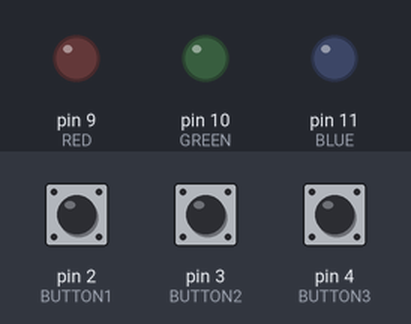
Bench run of a sketch on a simulated Arduino Uno, built with avr-gcc and run on an emulated ATmega328P. Parts: output pins drawn as LEDs (lit = HIGH). Dashed ring = blinking. The test bench sets the inputs (shaded band); at power-on: pin 2 (BUTTON1) LOW, pin 3 (BUTTON2) LOW, pin 4 (BUTTON3) LOW. Random numbers use the default seed unless the sketch sets one; what the sketch prints to the serial monitor is not drawn.

Above: at 1.2 s.
1.3 s: pin 2 (BUTTON1) pulled HIGH for 0.15 s
At 1.7 s:
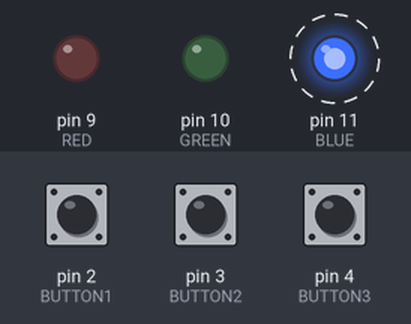
4.4 s: pin 3 (BUTTON2) pulled HIGH for 0.15 s
At 5.47 s:
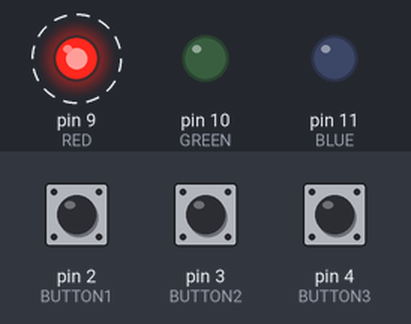
7.5 s: pin 3 (BUTTON2) pulled HIGH for 1 s
At 7.9 s:
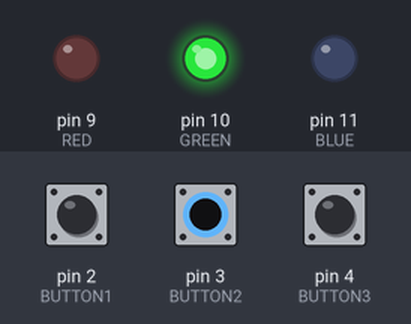
11.5 s: pin 2 (BUTTON1) pulled HIGH for 1 s
At 11.9 s:
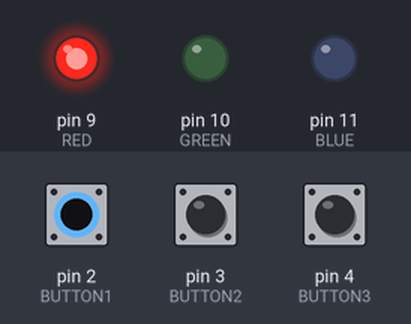
Timing chart, 0 to 14.8 s (numbered marks = the images above; inputs shaded):
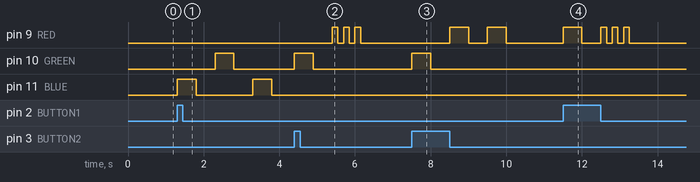

Measured:
- after the input at 1.3 s, pin 10 (GREEN): LOW → HIGH after 1.0 s, → LOW 0.50 s later; pin 11 (BLUE): alternates HIGH for 0.50 s and LOW for 1.5 s, starting at once
- after the input at 4.4 s, pin 9 (RED): alternates HIGH for 0.15 s and LOW for 0.15 s, 6 changes in all, then stays LOW, starting after 1.0 s; pin 10 (GREEN): LOW → HIGH at once, → LOW 0.50 s later
- after the input at 7.5 s, pin 9 (RED): alternates HIGH for 0.50 s and LOW for 0.50 s, 4 changes in all, then stays LOW, starting after 1.0 s; pin 10 (GREEN): LOW → HIGH at once, → LOW 0.50 s later
- after the input at 11.5 s, pin 9 (RED): LOW → HIGH at once, → LOW 0.50 s later, → HIGH 0.50 s later, → LOW 0.15 s later, … (8 changes in this stretch)

The sketch:

repeat_game.ino
```cpp
#include <Arduino.h>

#define MIN_SEQ_LEN 3
#define MAX_SEQ_LEN 5

const int BUTTON1 = 2;
const int BUTTON1_CODE = 1;
const int BUTTON2 = 3;
const int BUTTON2_CODE = 2;
const int BUTTON3 = 4;
const int BUTTON3_CODE = 3;
const int RED = 9;
const int GREEN = 10;
const int BLUE = 11;

int sequence[MAX_SEQ_LEN];
int curSeqLen = 3;
int curPos = 0;
int lastCode = 0;

enum GameState {
  GAME_READY,
  GAME_INPUT,
};
GameState curState = GAME_READY;

void setup() {
  pinMode(BUTTON1, INPUT);
  pinMode(BUTTON2, INPUT);
  pinMode(BUTTON3, INPUT);
  pinMode(RED, OUTPUT);
  pinMode(GREEN, OUTPUT);
  pinMode(BLUE, OUTPUT);
  Serial.begin(9600);
  randomSeed(analogRead(0));
}

void loop() {
  int keyCode = readKey();
  if (keyCode != 0) {
    Serial.println(keyCode);
    switch (curState) {
      case GAME_READY:
        Serial.println("Start");
        generateSequence();
        playSequence();
        curPos = 0;
        curState = GAME_INPUT;
        break;
      case GAME_INPUT:
        checkKey(keyCode);
        break;
    }
  }
}

int readKey() {
  int keyCode = 0;

  if (digitalRead(BUTTON1)) {
    keyCode = 1;
  } else if (digitalRead(BUTTON2)) {
    keyCode = 2;
  } else if (digitalRead(BUTTON3)) {
    keyCode = 3;
  }

  if (lastCode != keyCode) {
    lastCode = keyCode;
    return keyCode;
  }

  return 0;
}

void checkKey(int keyCode) {
  int choice = 0;
  switch (keyCode) {
    case BUTTON1_CODE:
      choice = RED;
      break;
    case BUTTON2_CODE:
      choice = GREEN;
      break;
    case BUTTON3_CODE:
      choice = BLUE;
      break;
  }
  blinkLed(choice);
  if (sequence[curPos] == choice) {
    Serial.println("Right");
    curPos++;
    if (curPos == curSeqLen) {
      Serial.println("Win");
      if (curSeqLen == MAX_SEQ_LEN) {
        for (int i=0; i<9; i++) {
          blinkAll();
        }
        curSeqLen = MIN_SEQ_LEN;
      } else {
        for (int i=0; i<3; i++) {
          blinkAll();
        }
        curSeqLen++;
      }
      curState = GAME_READY;
    }
  } else {
    blinkRed();
    Serial.println("Wrong");
    curState = GAME_READY;
    curSeqLen = MIN_SEQ_LEN;
  }
}

void blinkLed(int ledCode) {
  digitalWrite(ledCode, HIGH);
  delay(500);
  digitalWrite(ledCode, LOW);
  delay(500);
}

void generateSequence() {
  for (int i=0; i<curSeqLen; i++) {
    sequence[i] = random(RED, BLUE+1);
  }
}

void playSequence() {
  Serial.println("New sequence:");
  for (int i=0; i<curSeqLen; i++) {
    Serial.print(sequence[i]);
    Serial.print(" ");
    blinkLed(sequence[i]);
  }
  Serial.println("");
}

void blinkAll() {
  digitalWrite(RED, HIGH);
  digitalWrite(GREEN, HIGH);
  digitalWrite(BLUE, HIGH);
  delay(200);
  digitalWrite(RED, LOW);
  digitalWrite(GREEN, LOW);
  digitalWrite(BLUE, LOW);
  delay(200);
}

void blinkRed() {
  for (int i=0; i<3; i++) {
    digitalWrite(RED, HIGH);
    delay(150);
    digitalWrite(RED, LOW);
    delay(150);
  }
}
```
